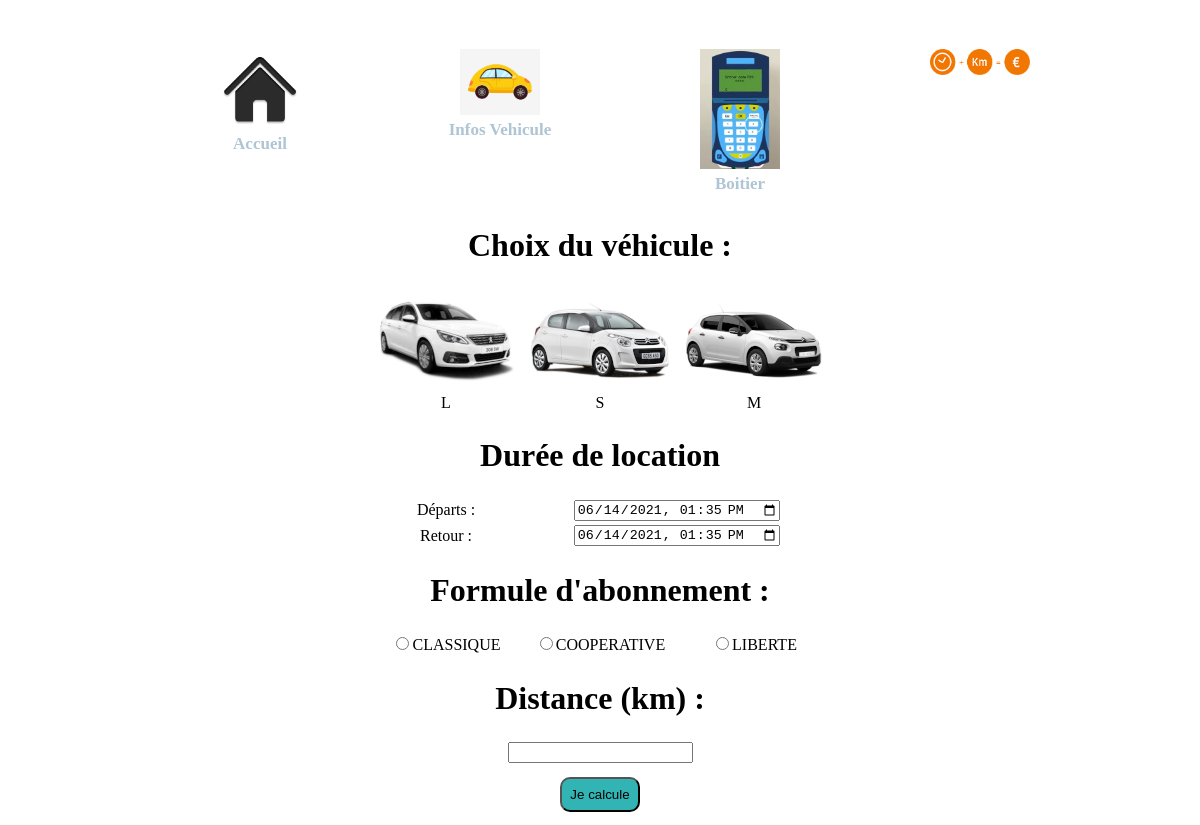
Screenshot of /index.php?menuPrincipal=SimulateurTarif with the database file from the repository.
### tables this page shows
CREATE TABLE `categorie` (
  `CODECATEGORIE` varchar(3) NOT NULL,
  `CODETYPE` varchar(50) NOT NULL,
  `LIBELLECATEGORIE` varchar(50) DEFAULT NULL,
  `URL` varchar(255) NOT NULL
);

CREATE TABLE `formule` (
  `CODEFORMULE` varchar(3) NOT NULL,
  `LIBELLEFORMULE` varchar(50) DEFAULT NULL,
  `FRAISADHESION` decimal(13,2) DEFAULT NULL,
  `TARIFMENSUEL` decimal(13,2) DEFAULT NULL,
  `PARTSSOCIALE` int(11) DEFAULT NULL,
  `DEPOTGARANTIE` decimal(13,2) DEFAULT NULL,
  `CAUTION` decimal(13,2) DEFAULT NULL
);

### controleurs/controleurSimulateurTarif.php (called while the page is built, shortened)
<?php
$listeCodeTypeVoiture = tarifDAO::getCodeTypeVehicule();
$listeFormuleAbo = tarifDAO::getFormuleAbonnement();
$formulaireTarif = new Formulaire('post', '', 'fTarif', 'connexion');
$formulaireTarif->ajouterComposantLigne($formulaireTarif->creerTitre('', '', "Choix du véhicule :"), 3);
$formulaireTarif->ajouterComposantTab();
foreach ($listeCodeTypeVoiture as $option) {
    $formulaireTarif->ajouterComposantLigne($formulaireTarif->creerInputRadioWithIMG('categ_voiture', 'categ_voiture', $option['CODETYPE'], false, $option['URL'],$option['CODETYPE']), 1);
}
$formulaireTarif->ajouterComposantTab();
$formulaireTarif->ajouterComposantLigne($formulaireTarif->creerTitre('', '', "Durée de location"), 3);
$formulaireTarif->ajouterComposantTab();
$formulaireTarif->ajouterComposantLigne($formulaireTarif->creerLabelFor('start', ' Départs :'), 1);
$formulaireTarif->ajouterComposantLigne($formulaireTarif->creerInputDateTime('start', 'start'), 2);
$formulaireTarif->ajouterComposantTab();
$formulaireTarif->ajouterComposantLigne($formulaireTarif->creerLabelFor('end', ' Retour :'), 1);
$formulaireTarif->ajouterComposantLigne($formulaireTarif->creerInputDateTime('end', 'end'), 2);
$formulaireTarif->ajouterComposantTab();
$formulaireTarif->ajouterComposantLigne($formulaireTarif->creerTitre('', '', "Formule d'abonnement :"), 3);
$formulaireTarif->ajouterComposantTab();
foreach ($listeFormuleAbo as $formule) {
    $formulaireTarif->ajouterComposantLigne($formulaireTarif->creerInputRadio('formule_abonnement', 'formule_abonnement', $formule['CODEFORMULE'], false, $formule['LIBELLEFORMULE']), 1);
}
$formulaireTarif->ajouterComposantTab();
$formulaireTarif->ajouterComposantLigne($formulaireTarif->creerTitre('', '', "Distance (km) :"), 3);
$formulaireTarif->ajouterComposantTab();
$formulaireTarif->ajouterComposantLigne($formulaireTarif->creerInputMaxLenght('nbkm', 'nbkm', '', 1, 4), 3);
$formulaireTarif->ajouterComposantTab();
$formulaireTarif->ajouterComposantLigne($formulaireTarif->creerInputSubmit('submitConnex', 'submitConnex', 'Je calcule', ''), 3);
$formulaireTarif->ajouterComposantTab();
$formulaireTarif->creerFormulaire();
include_once 'vues/simu_tarif/vueSimuTarif.php';

### controleurs/controleurPrincipal.php (called while the page is built, shortened)
<?php
include_once dispatcher::dispatch($_SESSION['menuPrincipal']);

### lib/autoLoader.php (called while the page is built, shortened)
<?php
class Autoloader{
    static function autoloadTrait($class){
        $file = 'modeles/traits/' . lcfirst($class) . '.php';
    }
    static function autoloadDto($class){
        $file = 'modeles/dto/' . lcfirst($class) . '.php';
    }
    static function autoloadDao($class){
        $file = 'modeles/dao/' . lcfirst($class) . '.php';
    }
}

### modeles/dao/dBConnex.php (called while the page is built, shortened)
<?php
class DBConnex extends PDO{
    private static $instance;
    public static function getInstance(){
        if ( !self::$instance ){
            self::$instance = new DBConnex();
        }
        return self::$instance;
    }
}

### modeles/dao/tarifDAO.php (called while the page is built, shortened)
<?php
class tarifDAO
{
    public static function getCodeTypeVehicule()
    {
        $requetePrepa = DBConnex::getInstance()->prepare("SELECT CODETYPE, URL FROM CATEGORIE");
        $requetePrepa->execute();
        $liste = $requetePrepa->fetchAll(PDO::FETCH_ASSOC);
        return $liste;
    }
    public static function getFormuleAbonnement()
    {
        $requetePrepa = DBConnex::getInstance()->prepare("SELECT CODEFORMULE, LIBELLEFORMULE FROM FORMULE");
        $requetePrepa->execute();
        $liste = $requetePrepa->fetchAll(PDO::FETCH_ASSOC);
        return $liste;
    }
}

### lib/formulaire.php (the view, shortened to what this page needs)
<?php
class Formulaire
{
	private $method;
	private $action;
	private $nom;
	private $style;
	private $formulaireToPrint;
	private $ligneComposants = array();
	private $tabComposants = array();
	public function __construct($uneMethode, $uneAction, $unNom, $unStyle)
	{
		$this->method = $uneMethode;
		$this->action = $uneAction;
		$this->nom = $unNom;
		$this->style = $unStyle;
	}
	public function ajouterComposantLigne($unComposant, $unNbCols)
	{
		$temp = "<td";
		if ($unNbCols > 1) {
			$temp .= " colspan ='" . $unNbCols . "' ";
		}
		$temp .= ">" . $unComposant . "</td>";
		$this->ligneComposants[] = $temp;
	}
	public function ajouterComposantTab()
	{
		$this->tabComposants[] = $this->ligneComposants;
		$this->ligneComposants = array();
	}
	public  function creerTitre($unId, $uneClass, $Texte) {
        $composant = "<h1 id='".$unId."' class='".$uneClass."' ";
        $composant .= ">" . $Texte . "</h1>";
        return $composant;
    }
	public function creerInputMaxLenght($unNom, $unId, $uneValue, $required, $maxlength)
	{
		$composant = "<input type = 'number' name = '" . $unNom . "' maxlength= '" . $maxlength . "' id = '" . $unId . "' ";
		if ($required == 1) {
			$composant .= " required ";
		}
		$composant .= "/>";
		return $composant;
	}
	public function creerLabelFor($unFor,  $unLabel)
	{
		$composant = "<label for='" . $unFor . "'>" . $unLabel . "</label>";
		return $composant;
	}
	public function creerInputRadio($unNom, $unId, $uneValue, $checked, $uneOption)
	{
		$composant = "<input type = 'radio' name = '" . $unNom . "' id = '" . $unId . "' ";
		$composant .= "value = '" . $uneValue . "'";
		if ($checked) {
			$composant .= "checked>";
		} else {
			$composant .= ">";
		}
		$composant .= "<label for='" . $unId . "'>". $uneOption ."</label>";
		return $composant;
	}
    public function creerInputRadioWithIMG($unNom, $unId, $uneValue, $checked, $src, $uneOption)
    {
        $composant = "<label id='".$unId."'><input type = 'radio' name = '" . $unNom . "' value = '" . $uneValue . "'";
        if ($checked) {
            $composant .= "checked>";
        } else {
            $composant .= ">";
        }
        $composant .= "<img src='" .$src. "'><br>".$uneOption."</label>";
        return $composant;
    }
	public function creerInputSubmit($unNom, $unId, $uneValue, $uneFonctionOnClick)
	{
		$composant = "<input type = 'submit' name = '" . $unNom . "' id = '" . $unId . "' ";
		$composant .= "value = '" . $uneValue . "' onclick='$uneFonctionOnClick'/> ";
		return $composant;
	}
	public function creerInputDateTime($unNom, $unId) {
		$composant = "<input type='datetime-local' id= '" .$unId . "' ";
		$composant .= "name= '" . $unNom . "' value='" . date('Y-m-d H:i') . "'>";
		return $composant;
	}
	public function creerFormulaire()
	{
		$this->formulaireToPrint = "<form method = '" .  $this->method . "' ";
		$this->formulaireToPrint .= "action = '" .  $this->action . "' ";
		$this->formulaireToPrint .= "name = '" .  $this->nom . "' ";
		$this->formulaireToPrint .= "class = '" .  $this->style . "' ><table>";
		foreach ($this->tabComposants as $uneLigneComposants) {
			$this->formulaireToPrint .= "<tr>";
			foreach ($uneLigneComposants as $unComposant) {
				$this->formulaireToPrint .= $unComposant;
			}
			$this->formulaireToPrint .= "</tr>";
		}
		$this->formulaireToPrint .= "</table></form>";
		return $this->formulaireToPrint;
	}
	public function afficherFormulaire()
	{
		echo $this->formulaireToPrint;
	}
}

### styles/simu.css (style rules this page uses)
#formulaire table { padding: 10px; }
#submitConnex { margin-top: 10px; border-radius: 10px; padding: 8px; background-color: #32b4b5; }
#categ_voiture [type=radio] + img { cursor: pointer; }

### rows the page displays
categorie: URL (picture), CODETYPE "L"
categorie: URL (picture), CODETYPE "S"
categorie: URL (picture), CODETYPE "M"
formule: LIBELLEFORMULE "CLASSIQUE"
formule: LIBELLEFORMULE "COOPERATIVE"
formule: LIBELLEFORMULE "LIBERTE"

### other values shown
$composant[2] "Accueil"
$composant[2] "Infos Vehicule"
$composant[2] "Boitier"
$Texte "Choix du véhicule : Durée de location Formule d'abonnement : Distance (km) :"
$unLabel "Départs : Retour :"
